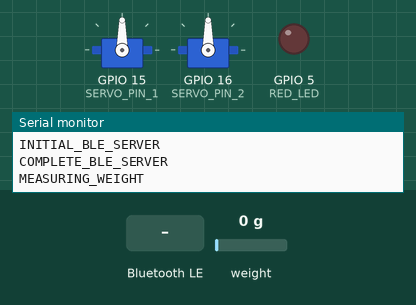
Bench run of a sketch on a simulated ESP32. Shown: 2 × servo, output pins drawn as LEDs (lit = HIGH), the last lines printed to the serial monitor. Inputs (shaded band) come from the test bench; at power-on: weight on the scale 0 g. Nothing arrives over Bluetooth unless stated; a phone connects over Bluetooth LE 3 s after start.

Above: at 2.2 s.
2.3 s: Bluetooth LE write "C0A0" received
At 2.6 s:
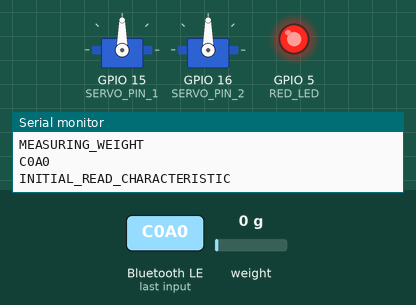
3.8 s: Bluetooth LE write "C0A1" received
At 6.4 s:
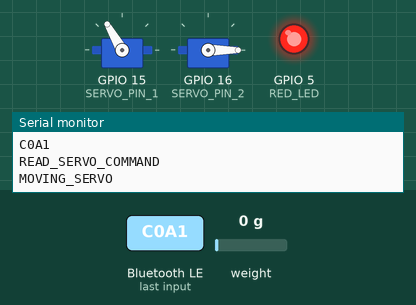
7.3 s: weight on the scale set to 3 g
Timing chart, 0 to 10.3 s (numbered marks = the images above; inputs shaded):
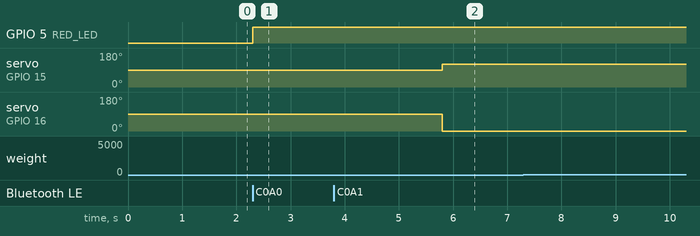

The sketch:

IoT_medicine_notebook_2.ino
```cpp
#include "servo_utils.h"
#include "ble.h"
#include "weight.h"

TaskHandle_t thp[2];
QueueHandle_t xQueue_1;
QueueHandle_t xQueue_2;

const int RED_LED = 5;

Weight *weight;
BLE *ble;
ServoUtils *servo;

void setup()
{
  Serial.begin(115200);
  pinMode(RED_LED, OUTPUT);
  initQueue();
}

void loop()
{
}

void initQueue()
{
  initWeight();
  initBLE();
  initServo();

  xQueue_1 = xQueueCreate(10, 16);
  xQueue_2 = xQueueCreate(10, 32);

  // スレッドの準備
  xTaskCreatePinnedToCore(sendWeight, "sendWeight", 8192, NULL, 1, &thp[0], 1);
  xTaskCreatePinnedToCore(writeCharacteristic, "writeCharacteristic", 8192, NULL, 2, &thp[1], 0);
}

// Weightの初期化
void initWeight()
{
  void (*ptr)(WEIGHT_STATE) = &weightEvent;
  weight = new Weight(ptr);
  weight->initWeight();
}

// 　WeightEventのCallback
void weightEvent(WEIGHT_STATE event)
{
  switch (event)
  {
  case INITIAL_COMPLETED_WEIGHT:
    Serial.println("INITIAL_COMPLETED_WEIGHT");
    break;
  case MEASURING_WEIGHT:
    Serial.println("MEASURING_WEIGHT");
    break;
  case COMPLETED_WEIGHT:
    Serial.println("COMPLETED_WEIGHT");
    break;
  default:
    break;
  }
}

void sendWeight(void *args)
{
  double result;
  while (1)
  {
    result = weight->measureWeight();
    if (result != NULL)
    {
      xQueueSend(xQueue_1, &result, 0);
    }
    vTaskDelay(1000 / portTICK_PERIOD_MS);
  }
}

void initBLE()
{
  void (*ptr)(BLE_STATE) = &bleEvent;
  ble = new BLE(ptr);
  ble->initBLE();
}

// 　WeightEventのCallback
void bleEvent(BLE_STATE event)
{
  switch (event)
  {
  case INITIAL_BLE_SERVER:
    Serial.println("INITIAL_BLE_SERVER");
    break;
  case COMPLETE_BLE_SERVER:
    Serial.println("COMPLETE_BLE_SERVER");
    break;
  case CONNECTED_BLE_SERVER:
    Serial.println("CONNECTED_BLE_SERVER");
    break;
  case DISCONNECTED_BLE_SERVER:
    Serial.println("DISCONNECTED_BLE_SERVER");
    digitalWrite(RED_LED, LOW);
    break;
  case INITIAL_READ_CHARACTERISTIC:
    // LEDを点灯させる
    Serial.println("INITIAL_READ_CHARACTERISTIC");
    digitalWrite(RED_LED, HIGH);
    break;
  case READ_SERVO_COMMAND:
    Serial.println("READ_SERVO_COMMAND");
    // Servoを動かす
    servo->movingServo();
    break;
  case SEND_COMPLETED_COMMAND:
    Serial.println("SEND_COMPLETED_COMMAND");
    break;
  default:
    break;
  }
}

void writeCharacteristic(void *args)
{
  double weightResult;
  int servoCompleted;

  while (1)
  {
    xQueueReceive(xQueue_1, &weightResult, portMAX_DELAY);
    xQueueReceive(xQueue_2, &servoCompleted, portMAX_DELAY);
    if (weightResult != NULL)
    {
      ble->writeCharacteristic("Change Weight");
      delay(1);
    }
    if (servoCompleted != NULL)
    {
      ble->writeCharacteristic("Moved Servo");
      delay(1);
    }
  }
  delay(1);
}

void initServo()
{
  void (*ptr)(SERVO_STATE) = &servoEvent;
  servo = new ServoUtils(ptr);
  servo->initServo();
}

// 　WeightEventのCallback
void servoEvent(SERVO_STATE event)
{
  int sendCompleted = 1;
  switch (event)
  {
  case INITIAL_COMPLETED_SERVO:
    Serial.println("INITIAL_COMPLETED_SERVO");
    break;
  case MOVING_SERVO:
    Serial.println("MOVING_SERVO");
    break;
  case COMPLETED_SERVO:
    Serial.println("COMPLETED_SERVO");
    // 完了したことをBLEサーバーで送信するために1を送信する
    xQueueSend(xQueue_2, &sendCompleted, 0);
    break;
  default:
    break;
  }
}
```

ble.cpp
```cpp
#include "ble.h"

#define SERVICE_UUID "0000180f-0000-1000-8000-00805f9b34fb"
#define CHARACTERISTIC_UUID "00002a19-0000-1000-8000-00805f9b34fb"
#define DEVICE_NAME "ESP_32"

static BLE *instance = NULL;

BLE::BLE() {}

BLE::BLE(FuncPtrInt f)
{
    instance = this;
    callBackEvent = f;
}

// 接続されたときに呼び出されるコールバック
class MyServerCallbacks : public BLEServerCallbacks
{
    void onConnect(BLEServer *pServer)
    {
        instance->callBackEvent(CONNECTED_BLE_SERVER);
        Serial.println("Connected");
    }

    void onDisconnect(BLEServer *pServer)
    {
        instance->callBackEvent(DISCONNECTED_BLE_SERVER);
        Serial.println("Disconnected");
    }
};

// ペリフェラルからのリクエストを処理するコールバック
class MyCallbacks : public BLECharacteristicCallbacks
{
    void onWrite(BLECharacteristic *pCharacteristic)
    {
        std::string value = pCharacteristic->getValue();
        Serial.println(value.c_str());

        // レスポンスを返すために、setValue()メソッドを使用する
        pCharacteristic->setValue("Received message: " + value);
        pCharacteristic->notify();

        if (strcmp(value.c_str(), "C0A0") == 0)
        {
            instance->callBackEvent(INITIAL_READ_CHARACTERISTIC);
            return;
        }
        if (strcmp(value.c_str(), "C0A1") == 0)
        {
            instance->callBackEvent(READ_SERVO_COMMAND);
            return;
        }
    }
};

void BLE::initBLE()
{
    instance->callBackEvent(INITIAL_BLE_SERVER);

    BLEDevice::init(DEVICE_NAME);
    pServer = BLEDevice::createServer();
    pServer->setCallbacks(new MyServerCallbacks());

    BLEService *pService = pServer->createService(SERVICE_UUID);

    pCharacteristic = pService->createCharacteristic(
        CHARACTERISTIC_UUID,
        BLECharacteristic::PROPERTY_READ |
            BLECharacteristic::PROPERTY_WRITE |
            BLECharacteristic::PROPERTY_NOTIFY |
            BLECharacteristic::PROPERTY_INDICATE);

    pCharacteristic->addDescriptor(new BLE2902());
    pCharacteristic->setCallbacks(new MyCallbacks());

    pService->start();

    BLEAdvertising *pAdvertising = pServer->getAdvertising();
    pAdvertising->start();

    instance->callBackEvent(COMPLETE_BLE_SERVER);
}

void BLE::writeCharacteristic(String value)
{
    // Convert String to char array
    char charValue[value.length() + 1];
    value.toCharArray(charValue, sizeof(charValue));

    // Set BLE Characteristic value
    pCharacteristic->setValue(charValue);
    pCharacteristic->notify();
}
```

ble.h
```cpp
#ifndef BLE_H_
#define BLE_H_

#include <BLEDevice.h>
#include <BLEServer.h>
#include <BLEUtils.h>
#include <BLE2902.h>
#include <esp32-hal-gpio.h>
#include <Arduino.h>

typedef enum
{
    INITIAL_BLE_SERVER,
    COMPLETE_BLE_SERVER,
    CONNECTED_BLE_SERVER,
    DISCONNECTED_BLE_SERVER,
    INITIAL_READ_CHARACTERISTIC,
    READ_SERVO_COMMAND,
    SEND_COMPLETED_COMMAND,
} BLE_STATE;

class BLE
{
private:
    BLEServer *pServer;
    BLECharacteristic *pCharacteristic;
    typedef void (*FuncPtrInt)(BLE_STATE);

public:
    FuncPtrInt callBackEvent;
    BLE();
    BLE(FuncPtrInt f);
    void initBLE();
    void writeCharacteristic(String value);
};

#endif
```

servo_utils.cpp
```cpp
#include "servo_utils.h"

const int SERVO_PIN_1 = 15;
const int SERVO_PIN_2 = 16;

static ServoUtils *instance = NULL;

ServoUtils::ServoUtils() {}

ServoUtils::ServoUtils(FuncPtrInt f)
{
  instance = this;
  callBackEvent = f;
}

void ServoUtils::movingServo()
{
  instance->callBackEvent(MOVING_SERVO);
  servo1.write(120);
  servo2.write(0);
  delay(1000);

  servo1.write(0);
  servo2.write(120);
  delay(1000);

  servo1.write(120);
  servo2.write(0);
  delay(1000);
  instance->callBackEvent(COMPLETED_SERVO);
}

void ServoUtils::initServo()
{
  servo1.attach(SERVO_PIN_1);
  servo2.attach(SERVO_PIN_2);
}
```

servo_utils.h
```cpp
#ifndef SERVO_UTILS_H_
#define SERVO_UTILS_H_

#include <Servo.h>

typedef enum
{
    INITIAL_COMPLETED_SERVO,
    MOVING_SERVO,
    COMPLETED_SERVO,
} SERVO_STATE;

class ServoUtils
{
private:
    Servo servo1;
    Servo servo2;
    typedef void (*FuncPtrInt)(SERVO_STATE);

public:
    FuncPtrInt callBackEvent;
    ServoUtils();
    ServoUtils(FuncPtrInt f);
    void initServo();
    void movingServo();
};

#endif
```

weight.cpp
```cpp
#include "weight.h"

#define CALIBRATION 434.22 // キャリブレーション値

const int DT_PIN = 32;
const int SCK_PIN = 33;

static Weight *instance = NULL;

Weight::Weight(){}

Weight::Weight(FuncPtrInt f){
  instance = this;
  callBackEvent = f;
}

double Weight::measureWeight() {
  instance -> callBackEvent(MEASURING_WEIGHT);
  double prevWeight = 0;
  double nowWeight = 0;

  while(1) {
    nowWeight = scale.get_units(10);
    if(abs(nowWeight - prevWeight) < 0.1 && prevWeight > 1) {
       instance -> callBackEvent(COMPLETED_WEIGHT);
       Serial.println(nowWeight);
       return nowWeight;
    }
    prevWeight = nowWeight;
    delay(100);
  }
}

void Weight::initWeight() {
  scale.begin(DT_PIN, SCK_PIN);
  scale.set_scale(CALIBRATION);
  scale.tare();
  instance -> callBackEvent(INITIAL_COMPLETED_WEIGHT);
}
```

weight.h
```cpp
#ifndef WEIGHT_H_
#define WEIGHT_H_

#include <HX711.h>

typedef enum {
  INITIAL_COMPLETED_WEIGHT,
  MEASURING_WEIGHT,
  COMPLETED_WEIGHT,
} WEIGHT_STATE;

class Weight {
  private:
    HX711 scale;
    typedef void (*FuncPtrInt)(WEIGHT_STATE);

  public:
    FuncPtrInt callBackEvent;
    Weight();
    Weight(FuncPtrInt f);
    void initWeight();
    double measureWeight();
};

#endif
```

Measured:
- after the input at 2.3 s, GPIO 5 (RED_LED): LOW → HIGH at once
- after the input at 3.8 s, servo on GPIO 15 (SERVO_PIN_1): 90° → 120° after 2.0 s; servo on GPIO 16 (SERVO_PIN_2): 90° → 0° after 2.0 s
